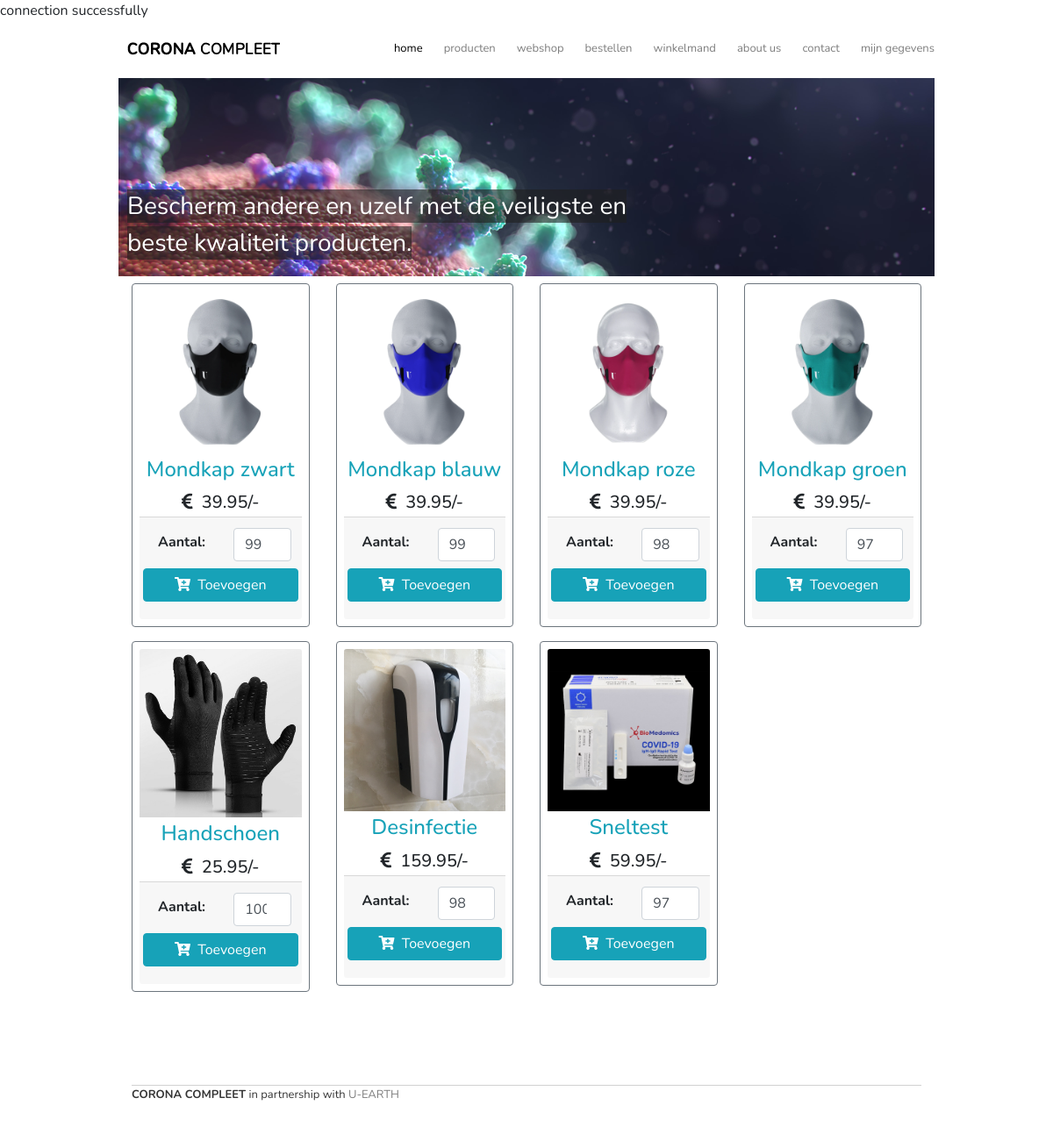
The page /pagina/webshop-BKUP.php on the database its author committed.
### tables this page shows
CREATE TABLE `producten` (
  `productnummer` INT(50) NOT NULL,
  `naam` VARCHAR(50) NOT NULL,
  `prijs` VARCHAR(50) NOT NULL,
  `image` VARCHAR(255) NOT NULL,
  `voorraad` INT(50) NOT NULL,
  PRIMARY KEY (`productnummer`)
);

### pagina/webshop-BKUP.php (the view, shortened to what this page needs)
<div class="container">
    <div class="row mt-2 pb-3">
      <?php
  			include '../models/config.php';
  			$stmt = $conn->prepare('SELECT * FROM producten');
  			$stmt->execute();
  			$result = $stmt->get_result();
  			while ($row = $result->fetch_assoc()):
  		?>
      <div class="col-sm-6 col-md-4 col-lg-3 mb-2">
        <div class="card-deck">
          <div class="card p-2 border-secondary mb-2">
            <img src="<?= $row['image'] ?>" class="card-img-top">
            <div class="card-body p-1">
              <h4 class="card-title text-center text-info"><?= $row['naam'] ?></h4>
              <h5 class="card-text text-center"><i class="fas fa-euro-sign"></i>&nbsp;&nbsp;<?= number_format($row['prijs'],2)
			   ?>/-</h5>
            </div>
            <div class="card-footer p-1">
              <form actie="" class="form-submit">
                <div class="row p-2">
                  <div class="col-md-6 py-1 pl-4">
                    <b>Aantal: </b>
                  </div>
                  <div class="col-md-6">
                    <input type="number" class="form-control pqty" value="<?= $row['voorraad'] ?>">
                  </div>
                </div>
                <button class="btn btn-info btn-block addItemBtn"><i class="fas fa-cart-plus"></i>&nbsp;&nbsp;Toevoegen</button>
              </form>
            </div>
          </div>
        </div>
      </div>
      <?php endwhile; ?>
    </div>
	<br/>
	<footer class="borderfooter">
		<p><strong>CORONA COMPLEET</strong> in partnership with <a href="https://www.u-earth.eu/">U-EARTH</a></p>
	</footer>
</div>
</body>
</html>

### css/style.css (style rules this page uses)
body { font-family: 'Nunito', sans-serif; overflow-y:scroll; }
p { font-size: 33px; line-height: initial; color: #353535; }
h1, h2, h3 { letter-spacing: -1px; }
a { color: #7e7e7e; text-decoration: none; }
a:hover, .selected { color: black; }
li { margin-left: 24px; }
ul { font-size: 33px; color: #353535; }
.borderfooter { border-top: 1px solid #d1d1d1; padding-bottom: 20px; margin-top: 50px; margin-bottom: 15px; line-height: 1em; }
.container { margin-left: initial; max-width: initial; }
@media (min-width: 992px) { p { font-size: 13px; line-height: 20px; } }
@media (min-width: 992px) { .container { margin-left: auto; max-width: 960px; } }
header { overflow: hidden; height:291px; }
header h1 { background: url(../img/logo.png) no-repeat; text-indent: -9999px; width: 174px; height: 23px; margin: 35px 10px 22px; float: left; }
@media (min-width: 992px) { header h1 { background: url(../img/logo.png) no-repeat; text-indent: -9999px; width: 174px; height: 23px; margin: 20px 10px 22px; float: left; } }
.nav-list { background: url(../img/logo.png) no-repeat; background-position: 6% 4%; position: fixed; top: 0; left: 0; width: 100%; height: 100vh; list-style: none; background-color: whitesmoke; z-index: 900; display: flex; flex-direction: column; justify-content: center; opacity: 0; transform: scale(0); transition: opacity 650ms; }
nav { float: right; padding-top: 22px; }
nav li { display: inline; position: relative; }
nav a { text-transform: lowercase; }
@media (min-width: 992px) { .nav-list { background: none; position: initial; font-size: 13px; width: initial; height: initial; background-color: initial; flex-direction: row; opacity: initial; margin: 0; padding: 0; transform: scale(1); } }
.banner { background: url(../img/virus.png) no-repeat; width: 100%; height: 100%; clear: both; padding-left: 10px; padding-top: 125px; padding-inline-end: 300px; margin-top: 100px; max-height: 231px; }
.spanwrap { color: white; font-size: 28px; width: 100px; inline-size: 23px; background-color: rgba(30,30,30,0.6); transform: scale(0); opacity: 0; }
@media (min-width: 992px) { .banner { margin-top: initial; } }
@media (min-width: 992px) { .spanwrap { transform: scale(1); opacity: 1; } }
img { border-radius: 5px 5px 0 0; }
* { box-sizing: border-box; }
.row:after { content: ""; display: table; clear: both; }

### rows shown on the page
producten: image (picture), naam "Mondkap zwart", prijs "39.95", voorraad "99"
producten: image (picture), naam "Mondkap blauw", prijs "39.95", voorraad "99"
producten: image (picture), naam "Mondkap roze", prijs "39.95", voorraad "98"
producten: image (picture), naam "Mondkap groen", prijs "39.95", voorraad "97"
producten: image (picture), naam "Handschoen", prijs "25.95", voorraad "100"
producten: image (picture), naam "Desinfectie", prijs "159.95", voorraad "98"
producten: image (picture), naam "Sneltest", prijs "59.95", voorraad "97"
